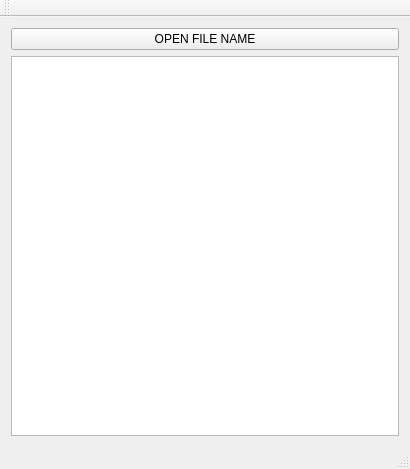
<?xml version="1.0" encoding="UTF-8"?>
<ui version="4.0">
 <class>abstracts</class>
 <widget class="QMainWindow" name="abstracts">
  <property name="geometry">
   <rect>
    <x>0</x>
    <y>0</y>
    <width>410</width>
    <height>469</height>
   </rect>
  </property>
  <property name="windowTitle">
   <string>abstracts</string>
  </property>
  <widget class="QWidget" name="centralWidget">
   <layout class="QVBoxLayout" name="verticalLayout">
    <item>
     <widget class="QPushButton" name="pushButton">
      <property name="text">
       <string>OPEN FILE NAME</string>
      </property>
     </widget>
    </item>
    <item>
     <widget class="QTextBrowser" name="textBrowser"/>
    </item>
   </layout>
  </widget>
  <widget class="QMenuBar" name="menuBar">
   <property name="geometry">
    <rect>
     <x>0</x>
     <y>0</y>
     <width>410</width>
     <height>25</height>
    </rect>
   </property>
  </widget>
  <widget class="QToolBar" name="mainToolBar">
   <attribute name="toolBarArea">
    <enum>TopToolBarArea</enum>
   </attribute>
   <attribute name="toolBarBreak">
    <bool>false</bool>
   </attribute>
  </widget>
  <widget class="QStatusBar" name="statusBar"/>
 </widget>
 <layoutdefault spacing="6" margin="11"/>
 <resources/>
 <connections/>
</ui>
